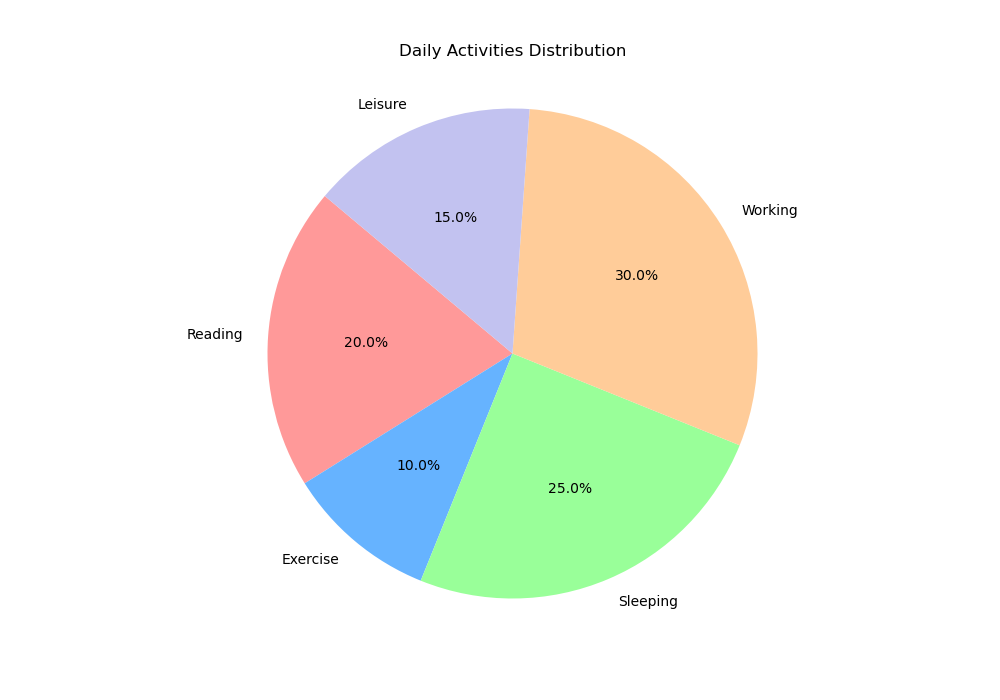

Reproduce this figure in Python.

import matplotlib.pyplot as plt

# Data to plot
labels = 'Reading', 'Exercise', 'Sleeping', 'Working', 'Leisure'
sizes = [40, 20, 50, 60, 30]
colors = ['#ff9999', '#66b3ff', '#99ff99', '#ffcc99', '#c2c2f0']

# Create pie chart
plt.figure(figsize=(10, 7))
plt.pie(sizes, labels=labels, colors=colors, autopct='%1.1f%%', startangle=140)

plt.title('Daily Activities Distribution', pad=20)
plt.axis('equal')  # Equal aspect ratio ensures that pie is drawn as a circle.
plt.show()
